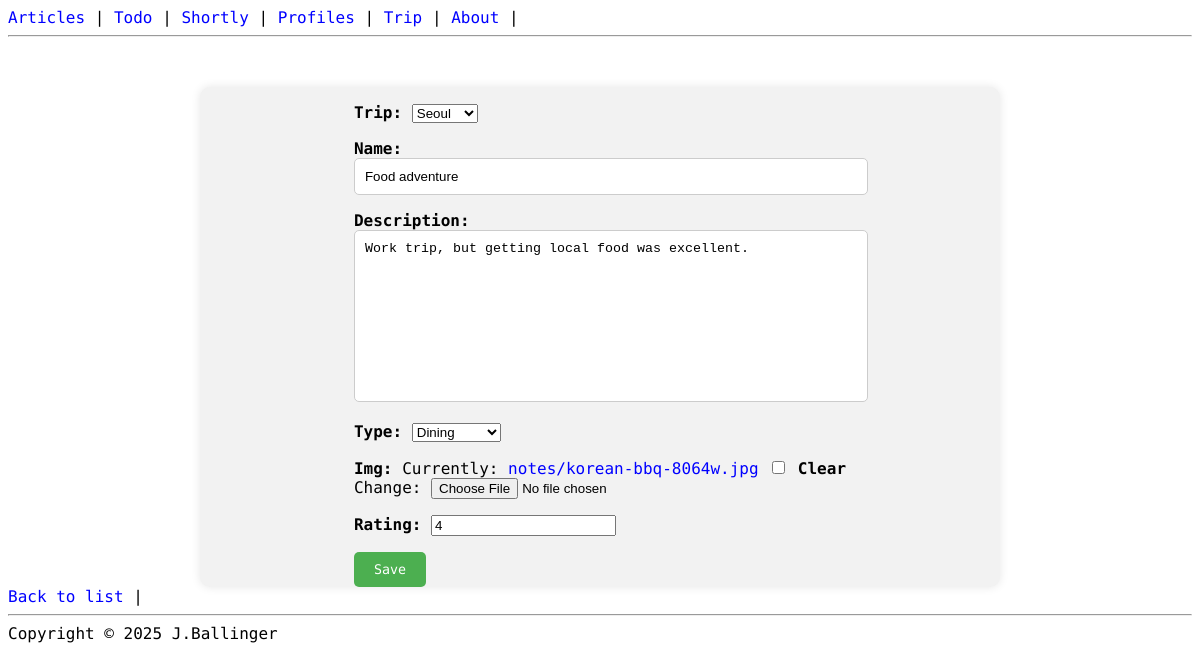
Page /trip/note/2/update/ (signed in) on the committed database.
### trip/models.py (models this page shows, shortened)
class Note(models.Model):
    EXCURSIONS = (
        ("event", "Event"),
        ("dining", "Dining"),
        ("experience", "Experience"),
        ("general", "General"),
    )
    trip = models.ForeignKey(Trip, on_delete=models.CASCADE, related_name="notes")
    name = models.CharField(max_length=100)
    description = models.TextField()
    type = models.CharField(max_length=100, choices=EXCURSIONS)
    img = models.ImageField(upload_to="notes", blank=True, null=True)
    rating = models.PositiveSmallIntegerField(default=1, validators=[MaxValueValidator(5)])

### trip/views.py (the view)
# urls.py: path("note/<int:pk>/update/", NoteUpdateView.as_view(), name='note_update'),
class NoteUpdateView(UpdateView):
  model = Note
  success_url = reverse_lazy('note_list')
  fields = '__all__'
  def get_form(self):
    form = super(NoteUpdateView, self).get_form()
    trips = Trip.objects.filter(owner=self.request.user)
    form.fields['trip'].queryset = trips
    return form

### trip/models.py (called while the page is built)
    def __str__(self):
      return self.city

### templates/trip/note_form.html (shortened to what this page needs)
{% extends "base.html" %}
{% block content %}
<div class="form_create">
    <form action="{% url 'note_create' %}" method="POST" autocomplete="off" enctype="multipart/form-data">
        {{ form.as_p }}
        <button type="submit">Save</button>
    </form>
</div>
<a href="{% url 'note_list' %}">Back to list</a> |
{% endblock content %}

### todo_app/static/styles.css (style rules this page uses)
body { font-family: 'Martian Mono', monospace; }
label { font-weight: bold; margin-bottom: 5px; }
input[type="text"], textarea { width: 100%; padding: 10px; border: 1px solid #ccc; border-radius: 5px; resize: none; }
button[type="submit"] { padding: 10px 20px; background-color: #4caf50; color: white; border: none; border-radius: 5px; cursor: pointer; font-family: 'Martian Mono', monospace; }
nav a, a { text-decoration: none; color: blue; }
.form_create { display: flex; flex-direction: column; height: 500px; width: 800px; margin: 0 auto; align-items: center; justify-content: center; background-color: #f2f2f2; margin-top: 50px; border-radius: 10px; box-shadow: 0 0 10px rgba(0, 0, 0, 0.1); }

### rows in the picture
Note: trip "Seoul", name "Food adventure", description "Work trip, but getting local food was excellent.", type "Dining", rating "4"
